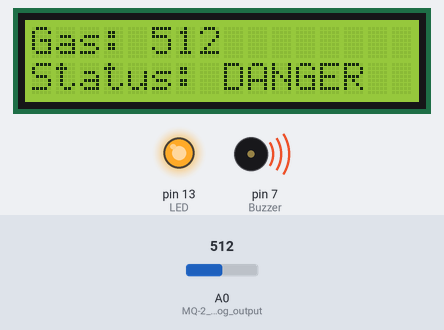
Bench run of a sketch on a simulated Arduino Uno, built with avr-gcc and run on an emulated ATmega328P. On the bench: 16×2 character LCD, output pins drawn as LEDs (lit = HIGH), buzzer (waves = sounding). Inputs (shaded band) come from the test bench; at power-on: A0 (MQ-2_analog_output) = 512. What the sketch prints to the serial monitor is not drawn.

Above: at 1.2 s.
1.3 s: A0 (MQ-2_analog_output) set to 333
At 2.5 s:
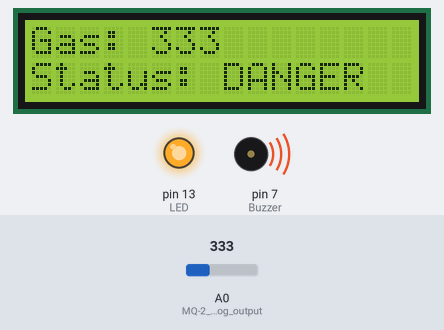
3.6 s: A0 (MQ-2_analog_output) set to 311
At 4.9 s:
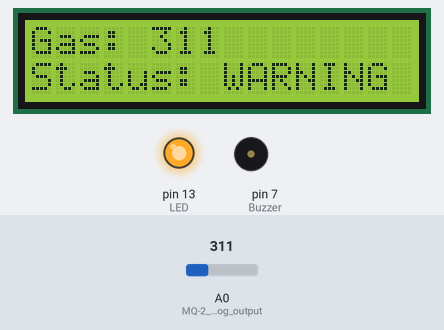
5.7 s: A0 (MQ-2_analog_output) set to 290
At 7.2 s:
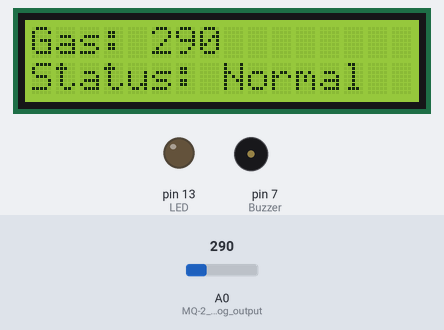
Timing chart, 0 to 8.7 s (numbered marks = the images above; inputs shaded):
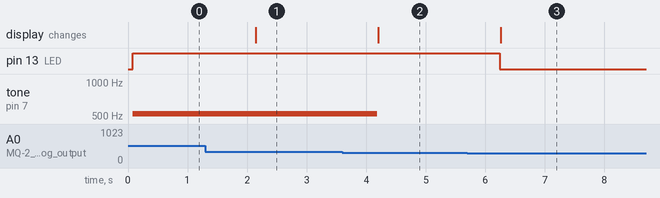

Measured:
- the behaviour switches between 320 and 319 on A0 (MQ-2_analog_output) (found by bisection; images 1 and 2)
- after the input at 1.3 s, the display: changes after 0.85 s (image 1)
- after the input at 3.6 s, tone on pin 7 (Buzzer): 523 Hz → silent after 0.59 s; the display: changes after 0.60 s (image 2)
- after the input at 5.7 s, pin 13 (LED): HIGH → LOW after 0.54 s; the display: changes after 0.56 s (image 3)

The sketch:

AnsMicroproject.ino
```cpp
#include <Wire.h>
#include <LiquidCrystal_I2C.h>

// Initialize LCD: use 0x27 for most I2C LCDs; change if needed
LiquidCrystal_I2C lcd(0x27, 16, 2);

int gassensor = 0;

void setup() {
  pinMode(A0, INPUT);   // MQ-2 analog output
  pinMode(13, OUTPUT);   // LED
  pinMode(7, OUTPUT);   // Buzzer

  lcd.init();
  lcd.backlight();

  Serial.begin(9600);
}

void loop() {
  gassensor = analogRead(A0);

  // Display sensor value
  lcd.setCursor(0, 0);
  lcd.print("Gas: ");
  lcd.print(gassensor);
  lcd.print("    "); // Clears leftover digits

  // Danger level
  if (gassensor >= 320) {
    digitalWrite(13, HIGH);
    tone(7, 523); // Continuous tone
    lcd.setCursor(0, 1);
    lcd.print("Status: DANGER  ");
  }
  // Warning level
  else if (gassensor >= 300) {
    digitalWrite(13, HIGH);
    noTone(7);
    lcd.setCursor(0, 1);
    lcd.print("Status: WARNING ");
  }
  // Safe level
  else {
    digitalWrite(13, LOW);
    noTone(7);
    lcd.setCursor(0, 1);
    lcd.print("Status: Normal  ");
  }

  Serial.println(gassensor);
  delay(1000); // Delay before next reading
}
```
